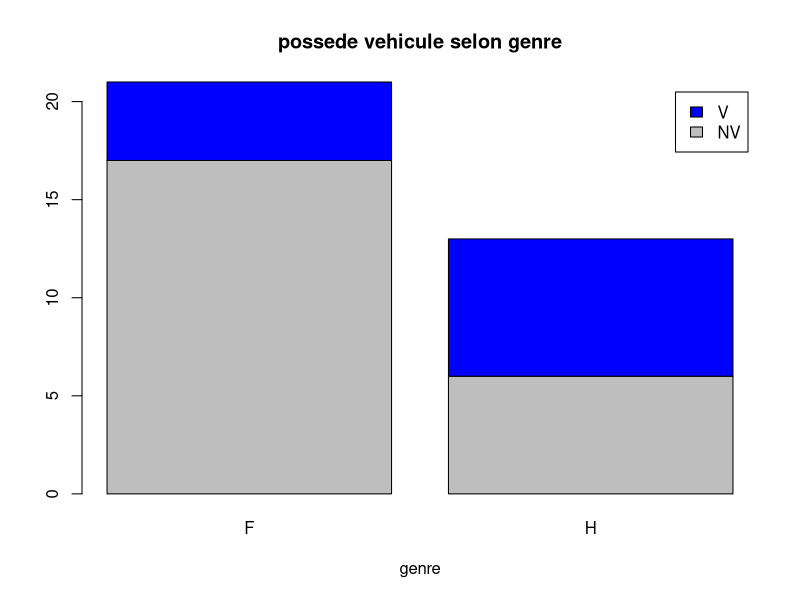
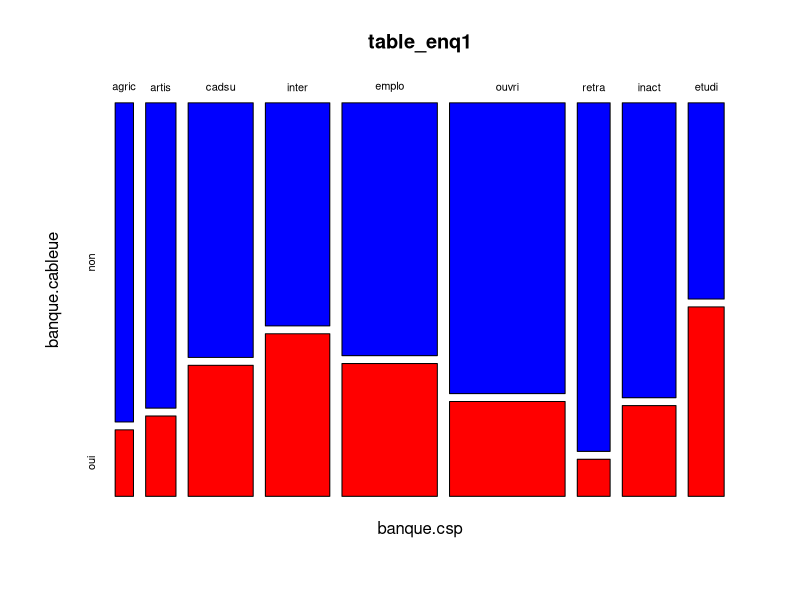

Source code (R) for these figures, in order: (Note: this script raises an error after producing the figures.)
###############################
#                             #
#        EX 1  tp5            #
#                             #
###############################

#1) population = 34etu de science ; caratere etudie = genre et possede vehicule, variable qualitatives

#2)
genre=c(rep("H",2),rep("F",3),"H",rep("F",3),rep("H",2),"F","H",rep("F",2),rep("H",2),rep("H",2),rep("F",5),"H",rep("F",2),"H",rep("F",3),"H",rep("F",2))
vehicule=c(rep("V",2),rep("NV",7),"V","NV","V",rep("NV",6),"V","NV","V","NV","V","NV","V",rep("NV",2),"V",rep("NV",3),"V","NV","V")
enquete=data.frame(genre,vehicule)
enquete

#3)
table_enquete=table(enquete$vehicule,enquete$genre)
table_enquete

#4)
barplot(table_enquete, main="possede vehicule selon genre",xlab="genre",col=c("grey","blue"),legend=rownames(table_enquete))

#5)
# on fait le test du chi-2 (qi2)
chisq.test(table_enquete)
# Si p-value < 0.05 alors on rejet le test, ici p-value=0.08 donc on ne rejet pas l'hypothese H0, les var sont indep


###############################
#                             #
#        EX 2  tp5            #
#                             #
###############################

#install.packages("ade4")
library(ade4)
data(banque)
banque
# toute les var sont qualitative

# on etudit : csp/cableue et age/eparlog
enq1=data.frame(banque$csp,banque$cableue)
enq1
table_enq1=table(enq1)
mosaicplot(table_enq1,col=c("blue","red"))
barplot(table_enq1(k,), main="possede un carte bleu selon csp",legend=rownames(table_enq1)) 

# avoir 9 graphe en fonctio de csp categorie socio profesionel
par(mfrow=c(3,3))
for (k in 1:9) {
  barplot(table_enq1[k,],main=row.names(table_enq1)[k] )  
}

chisq.test(table_enq1)
# p-value = 7.529e-06 donc on rejette l'hypo car p-value est tres fable, donc csp/cableue n'est pas indep

# age/eparlog
enq2=data.frame(banque$age,banque$eparlog)
table_enq2=table(enq2)
par(mfrow=c(1,1))
mosaicplot(table_enq2,col=c("blue","red","yellow"))

barplot(table_enq2,legend=rownames(table_enq2))

chisq.test(table_enq2)
# on ne rejette pas H0, les var sont donc indep 
